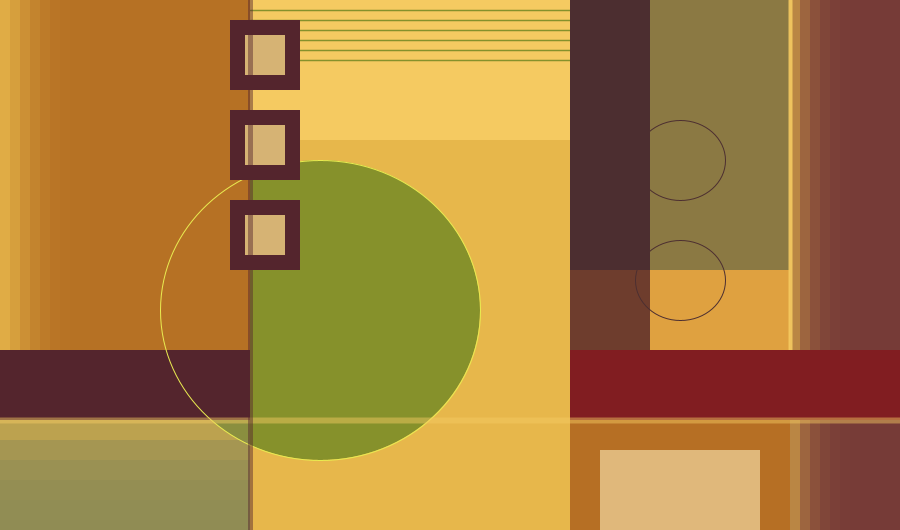
Frame 1 (no input)
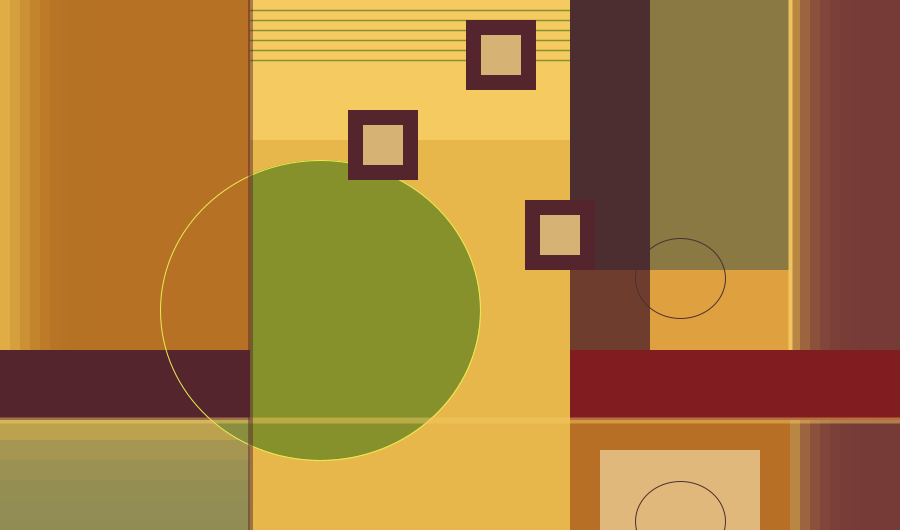
Frame 60 (the mouse pressed at the canvas centre just before this capture)
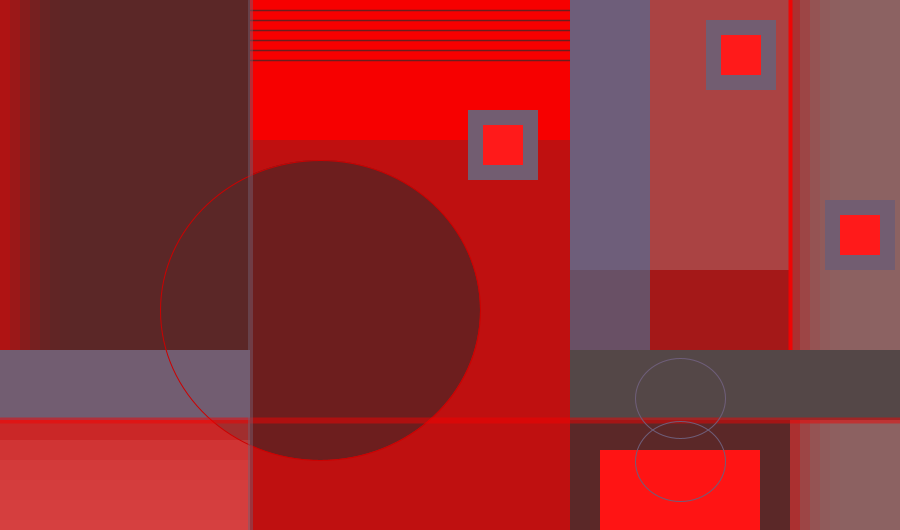
Frame 120 (the mouse held since frame 60 and released just before this capture)

The Processing sketch that drew these frames (run headless with seeded random() and noise(); from frame 60 on, the mouse is pressed at the canvas centre):

// Processing sketch: processing_112922
// ── processing_112922.pde

//Lucrecia Esteban

int px;
int pxMov;
int px2;
int pxMov2;
int px3;
int pxMov3;
int py;
int pyMov;
int py2;
int pyMov2;

void setup (){
  size(900,530);
    px=230;
    pxMov=int(random(1,6));
     px2=230;
    pxMov2=int(random(1,6));
     px3=230;
    pxMov3=int(random(1,6));
    py=160;
    py2=280;
    pyMov=int(random(1,6));
    pyMov2= int(random(1,6));
 }
 
 void mousePressed (){
   
 if(mouseX<250 & mouseX>0 & mouseY<350 & mouseY>0){
    colorMode(RGB,800,200,80);
    }
 if(mouseX>250 & mouseX<570 & mouseY>0 & mouseY<140){
    colorMode(RGB,80,200,80);
    }
 if(mouseX>250 & mouseX<570 & mouseY>140 & mouseY<530){
    colorMode(HSB, 100,200,100);
    }
  
 if(mouseX>570 & mouseX<650 & mouseY>0 & mouseY<350){
    colorMode(HSB, 135,550,15);
    }
    
 if(mouseX>650 & mouseX<790 & mouseY>0 & mouseY<270){
    colorMode(RGB, 250,550,500);
    }   
    
  if(mouseX>790 & mouseX<900 & mouseY>0 & mouseY<350){
    colorMode(RGB, 900,500,100);
    }  
    
    if(mouseX>790 & mouseX<900 & mouseY>420 & mouseY<530){
    colorMode(RGB, 900,500,100);
    }    
    
   if(mouseX>570 & mouseX<900 & mouseY>350 & mouseY<420){
    colorMode(HSB, 400,900,100);
    }   
    
    if(mouseX>0 & mouseX<250 & mouseY>350 & mouseY<420){
    colorMode(RGB, 400,900,100);
  }
  
  if(mouseX>0 & mouseX<250 & mouseY>420 & mouseY<530){
    colorMode(HSB, 900,400,200);
  }
  
    if(mouseX>570 & mouseX<790 & mouseY>420 & mouseY<530){
    colorMode(HSB, 100,800,100);
    } 
    
   if(mouseX>650 & mouseX<790 & mouseY>270 & mouseY<350){
    colorMode(HSB, 900,200,100);
    }   
    
 }

void draw(){
  
  background (231,183,75);  
  
  noStroke();
  fill(245,202,97);
  rect(250,0,320,140); //rectángulo ocre medio arriba
  
  fill(134,145,43);
  ellipse(320,310,320,300); //círculo relleno verde
  
  fill(182,113,36,40);
  rect(0,0,250,350);//rectángulo superior izquierdo, ocre oscuro
  fill(182,113,36,60);
  rect(10,0,240,350);
  fill(182,113,36,80);
  rect(20,0,230,350);
  fill(182,113,36,100);
  rect(30,0,220,350);
  fill(182,113,36,120);
  rect(40,0,210,350);
  fill(182,113,36,140);
  rect(50,0,200,350);
  fill(182,113,36,160);
  rect(60,0,190,350);
  fill(182,113,36,180);
  rect(70,0,180,350);
  fill(182,113,36,200);
  rect(80,0,170,350);
  fill(182,113,36,220);
  rect(90,0,160,350);
  fill(182,113,36,240);
  rect(100,0,150,350);
  fill(182,113,36,255);
  rect(110,0,140,350);
  
  
  /*alternativa
  //fill(182,113,36,100);
  //triangle(0,350,0,0,250,0);
  //fill(182,113,36,120);
  //triangle(0,330,0,0,240,0);
  //fill(182,113,36,140);
  //triangle(0,300,0,0,230,0);
  //fill(182,113,36,160);
  //triangle(0,270,0,0,220,0);
  //fill(182,113,36,140);
  //triangle(10,350,250,10,250,350);
  //fill(182,113,36,140);
  //triangle(25,350,250,20,250,350);
  //fill(182,113,36,160);
  //triangle(50,350,250,30,250,350);
  //fill(182,113,36,150);
  //quad(250,0,250,10,10,350,0,350);*/
    
  
  fill(84,37,45);
  rect(0,350,250,70); //rectángulo medio izquierdo, bordeaux
  
  fill(143,140,84,125);
  rect(0,420,250,130); //rectángulo inferior izquierdo, verde mate claro
  fill(143,140,84,130);
  rect(0,440,250,130);
  fill(143,140,84,135);
  rect(0,460,250,130);
  fill(143,140,84,140);
  rect(0,480,250,130);
  fill(143,140,84,145);
  rect(0,500,250,130);
  fill(143,140,84,150);
  rect(0,520,250,130);
  fill(143,140,84,155);
  rect(0,530,250,130);
  
  //líneas verdes encima de rectángulo ocre medio
  strokeWeight(1.5);
  stroke(134,145,43);
  line(250,10,570,10);
  line(250,20,570,20);
  line(250,30,570,30);
  line(250,40,570,40);
  line(250,50,570,50);
  line(250,60,570,60);
  
    
  strokeWeight(1);
  stroke(233,235,80);
  noFill();
  ellipse(320,310,320,300); //círculo sin relleno líneal amarillo
  

  noStroke();  
  fill(118,59,55,100);
  rect(790,0,110,550); //rectángulo largo derecho vertical bordeaux
  fill(118,59,55,110);
  rect(800,0,110,550);
  fill(118,59,55,120);
  rect(810,0,110,550);
  fill(118,59,55,130);
  rect(820,0,110,550);
  fill(118,59,55,140);
  rect(830,0,110,550);
  fill(118,59,55,150);
  rect(840,0,110,550);
  fill(118,59,55,160);
  rect(850,0,110,550);
  fill(118,59,55,170);
  rect(860,0,110,550);
  fill(118,59,55,180);
  rect(870,0,110,550);
  fill(118,59,55,190);
  rect(880,0,110,550);
  fill(118,59,55,200);
  rect(890,0,110,550);
  
  
  fill(76,46,48);
  rect(570,0,80,350); //primer rectángulo derecho vertical bordeaux
  
  fill(139,121,67);
  rect(650,0,140,270); //segundo rectángulo derecho vertical verde/ocre
  
  noStroke();
  fill(201,102,36,70);
  rect(570,270,220,80);//primer rectángulo horizontal derecho naranja
  
  strokeWeight(4);
  stroke(245,202,97,230);
  line(790,0,790,350);//línea derecha amarilla vertical
  
  noStroke();
  fill(129,29,33);
  rect(570,350,330,70);//segundo rectángulo horizontal derecho bordeaux
  
  fill(182,111,36);
  rect(570,420,220,130); //tercer rectángulo horizontal derecho ocre
  
  fill(224,184,123);
  rect(600,450,160,140); //rectángulo beige de dentro del tercer rectángulo horizontal derecho ocre
  
  strokeWeight(6);
  stroke(245,202,97,120);
  line(0,420,900,420);//línea horizontal larga amarilla abajo 
  
  noStroke();
  fill(84,37,45);
  rect(px,20,70,70); //primer cuadrado pequeño medio, bordeaux
  
  fill(214,179,116);
  rect(px+15,35,40,40); //primer cuadrado beige de dentro del cuadrado bordeaux
  
  fill(84,37,45);
  rect(px2,110,70,70);//segundo cuadrado pequeño medio, bordeaux
  
  fill(214,179,116);
  rect(px2+15,125,40,40);//segundo cuadrado beige de dentro del cuadrado bordeaux
   
  fill(84,37,45);
  rect(px3,200,70,70);//tercer cuadrado pequeño medio, bordeaux
    
  fill(214,179,116);
  rect(px3+15,215,40,40);//tercer cuadrado beige de dentro del cuadrado bordeaux
    
  px = px + pxMov;
  
  if (px>829) {
    pxMov=-2;
  }
    
  
  if (px == 0) {
    pxMov =1;
    }
    
    px2 = px2 + pxMov2;
  
  if (px2>829) {
    pxMov2=-1;
  }
    
  
  if (px2 == 0) {
    pxMov2 =1;
    }
    
      px3 = px3 + pxMov3;
  
  if (px3>829) {
    pxMov3=-2;
  }
    
  
  if (px3 == 0) {
    pxMov3 =2;
    }
    
      //círculos pequeños derecha  
  noFill();
  strokeWeight(1);
  stroke(76,46,48);
  ellipse(680,py,90,80);
  stroke(76,46,48);
  ellipse(680,py2,90,80);
  
    py = py + pyMov;
  
  if (py>529) {
    pyMov=-2;
  }
    
  
  if (py == 0) {
    pyMov =1;
    }
  
      py2 = py2 + pyMov2;
  
  if (py2>529) {
    pyMov2=-1;
  }
    
  
  if (py2 == 0) {
    pyMov2 =1;
    }  
  
  strokeWeight(5);
  stroke(84,37,45,120);
  line(250,0,250,530);//línea bordeaux izquierda larga vertical

   
}
